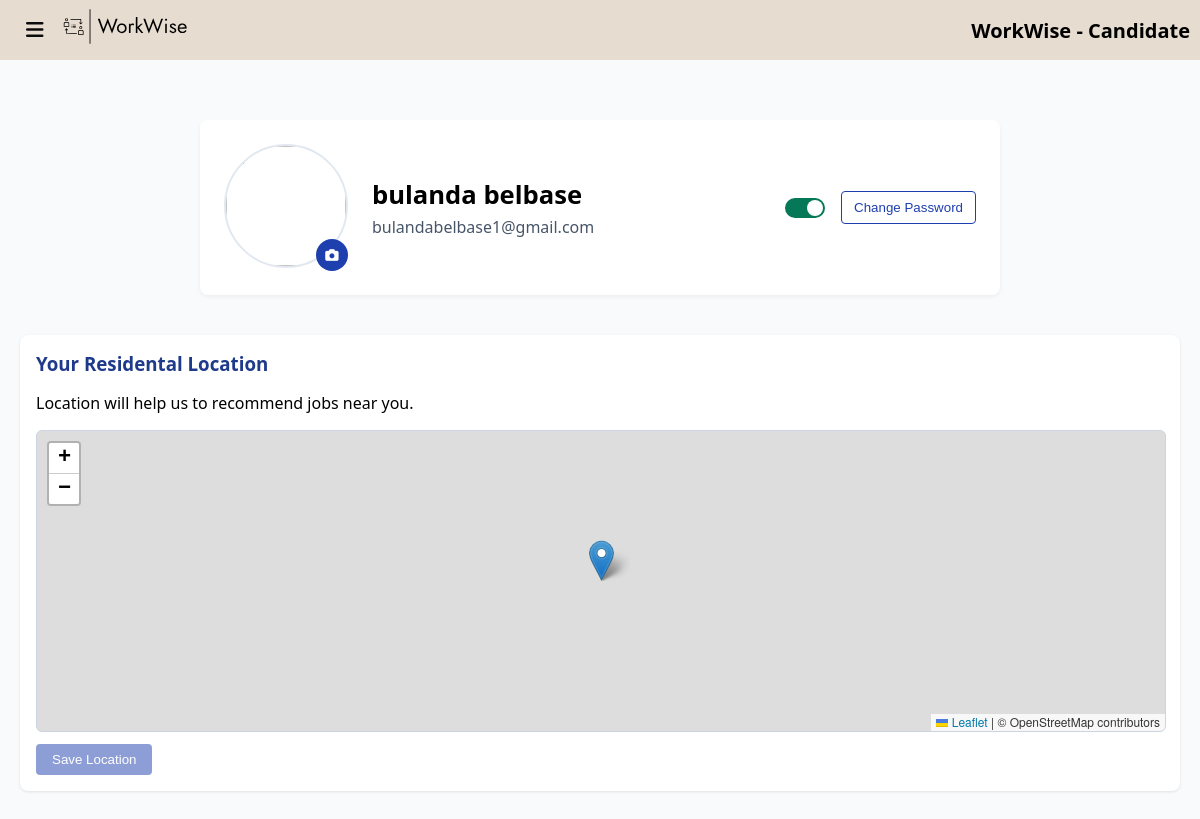
/candidate/profile/ (signed in), run on the app's committed database.
### authentication/models.py (models this page shows, shortened)
class Candidate(models.Model):
    candidate_id  = models.PositiveIntegerField(primary_key=True)
    first_name    = models.CharField(max_length=50)
    last_name     = models.CharField(max_length=50)
    email         = models.EmailField(unique=True, max_length=254)
    password      = models.CharField(max_length=128)
    email_notify  = models.BooleanField(default=False)
    agree_terms   = models.BooleanField(default=False)
    is_active     = models.BooleanField(default=False)
    is_deleted    = models.BooleanField(default=False)
    joined_time   = models.DateTimeField(auto_now_add=True)
    ip_address    = models.GenericIPAddressField(null=True, blank=True, protocol='both', unpack_ipv4=False)
    location      = models.JSONField(null=True, blank=True)
    profile_picture   = models.ImageField(
        upload_to='profile_pictures/',
        blank=True,
        null=True
    )
    class Meta:
        ordering = ['-joined_time']
        verbose_name = 'Candidate'
        verbose_name_plural = 'Candidates'

### candidate_profile/views.py (the view, shortened to what this page needs)
# urls.py: path('profile/', views.profile_manage, name='profile_manage'),
def profile_manage(request):
    cid = request.session.get('candidate_id')
    if not cid:
        return redirect(f"{reverse('authentication:login')}?next={reverse('candidate:profile_manage')}")
    candidate = get_object_or_404(Candidate, candidate_id=cid)
    errors    = {}
    success   = {}
    return render(request, 'candidate_profile/profile.html', {
        'candidate': candidate,
        'errors':    errors,
        'success':   success,
    })

### candidate_profile/templates/candidate_profile/profile.html (shortened to what this page needs)
{% extends 'candidate_profile/candidate_base.html' %}
{% load static %}
{% block head %}
<link rel="stylesheet" href="{% static 'candidate_profile/css/profile.css' %}">
  <link
    rel="stylesheet"
    href="https://unpkg.com/leaflet/dist/leaflet.css"
  />
{% endblock head %}
{% block content %}
<div class="profile-page">
  <div class="profile-header">
    <div class="avatar-wrapper">
      {% if candidate.profile_picture %}
        <img src="{{ candidate.profile_picture.url }}" class="avatar">
      {% else %}
        <img src="https://cdn-icons-png.flaticon.com/512/149/149071.png" class="avatar">
      {% endif %}
      <button class="btn-circle" data-modal="modal-pic">
        <i class="fas fa-camera"></i>
      </button>
    </div>
    <div class="info">
      <h2>
        {{ candidate.first_name }} {{ candidate.last_name }}
      </h2>
      <p>{{ candidate.email }}</p>
    </div>
    <div class="actions">
      <label class="switch">
        <span class="slider"></span>
      </label>
      <button class="btn-outline" data-modal="modal-password">Change Password</button>
    </div>
  </div>
</div>
<section class="location-section">
    <h3>Your Residental Location</h3>
    <p>Location will help us to recommend jobs near you.</p>
    <div id="location-map" class="map-container"></div>
    <button
      id="save-location-btn"
      class="btn-save disabled"
      disabled
    >Save Location</button>
  </section>
{% endblock content %}

### candidate_profile/static/candidate_profile/css/candidate_base.css (style rules this page uses)
body { margin: 0; padding: 0; background-color: #f8fafc; font-family: 'Segoe UI', sans-serif; }

### candidate_profile/static/candidate_profile/css/profile.css (style rules this page uses)
.profile-page { max-width: 800px; margin: 40px auto; font-family: 'Segoe UI', sans-serif; }
.profile-header { display: flex; align-items: center; background: #fff; padding: 24px; border-radius: 8px; gap: 24px; box-shadow: 0 2px 4px rgba(0,0,0,0.05); }
.avatar-wrapper { position: relative; }
.avatar { width: 120px; height: 120px; border-radius: 50%; object-fit: cover; border: 2px solid #e2e8f0; }
.btn-circle { position: absolute; bottom: 0; right: 0; background: #1e40af; color: #fff; border: none; width: 32px; height: 32px; border-radius: 50%; cursor: pointer; }
.info h2 { margin: 0; font-size: 1.6rem; }
.info p { margin: 4px 0 0; color: #475569; }
.actions { margin-left: auto; display: flex; align-items: center; gap: 16px; }
.switch { position: relative; display: inline-block; width: 40px; height: 20px; }
.slider { position: absolute; cursor: pointer; top: 0; left: 0; right: 0; bottom: 0; background: #ccc; border-radius: 20px; transition: .2s; }
.slider::before { position: absolute; content: ""; height: 16px; width: 16px; left: 2px; bottom: 2px; background: white; border-radius: 50%; transition: .2s; }
input:checked + .slider { background: #047857; }
input:checked + .slider::before { transform: translateX(20px); }
.btn-outline { background: transparent; color: #1e40af; border: 1px solid #1e40af; padding: 8px 12px; border-radius: 4px; cursor: pointer; }
.btn-save { background: #1e40af; color: #fff; border: none; padding: 8px 16px; border-radius: 4px; cursor: pointer; }
.btn-save.disabled { opacity: 0.5; pointer-events: none; }
.location-section { margin: 24px 0; background: #fff; padding: 16px; border-radius: 8px; box-shadow: 0 1px 3px rgba(0,0,0,0.1); }
.location-section h3 { margin: 0 0 12px; color: #1e3a8a; }
.map-container { width: 100%; height: 300px; border: 1px solid #cbd5e1; border-radius: 6px; margin-bottom: 12px; }

### data on the page
Candidate: first_name "bulanda", last_name "belbase", email "bulandabelbase1@gmail.com"
